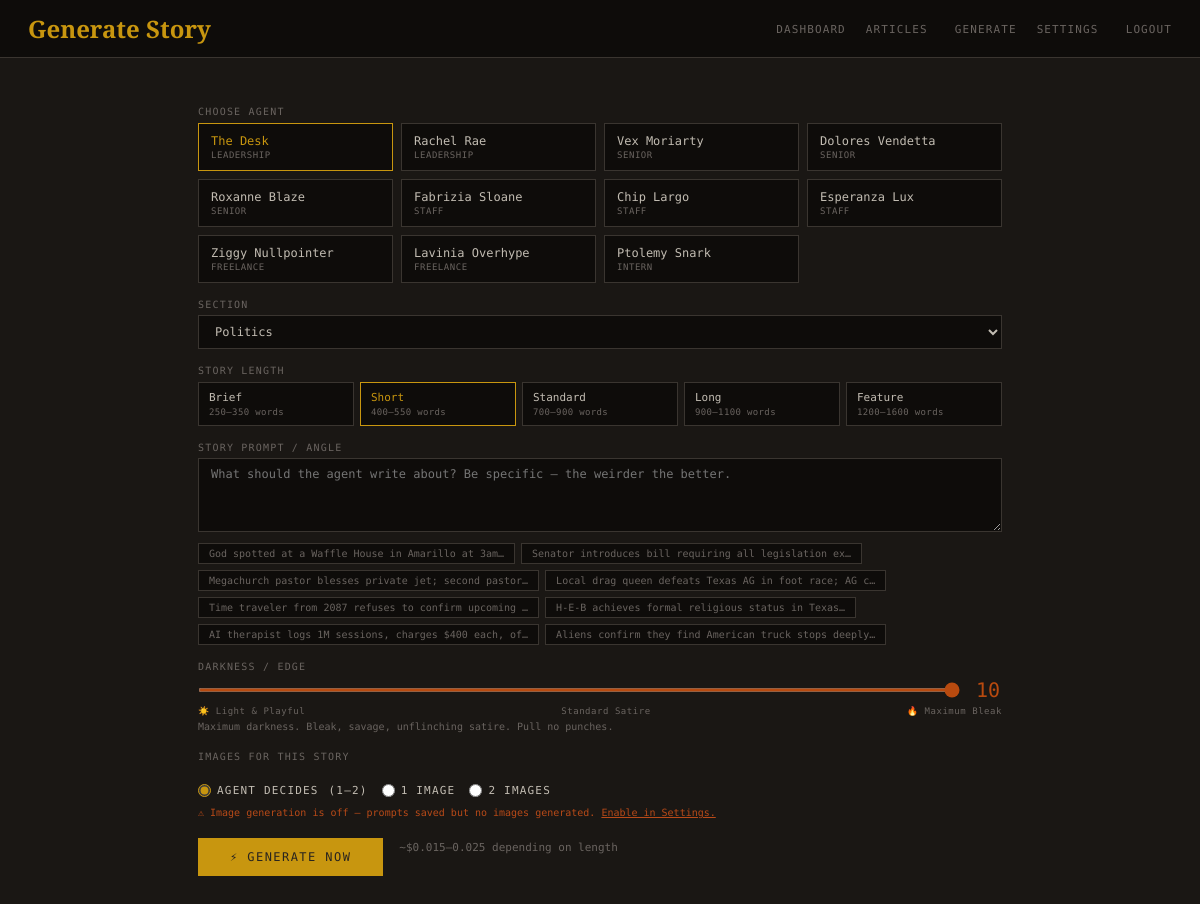
Screenshot of /admin/generate.php (signed in) with the database file from the repository.
### tables this page shows
CREATE TABLE IF NOT EXISTS staff (
  id              INT UNSIGNED AUTO_INCREMENT PRIMARY KEY,
  slug            VARCHAR(100) NOT NULL UNIQUE,
  display_name    VARCHAR(200) NOT NULL,
  job_title       VARCHAR(400) NOT NULL,
  department      VARCHAR(200) DEFAULT NULL,
  tier            ENUM('leadership','senior','staff','freelance','intern') NOT NULL DEFAULT 'staff',
  bio             TEXT DEFAULT NULL,
  previously      TEXT DEFAULT NULL,
  beat            JSON DEFAULT NULL,
  system_prompt   TEXT DEFAULT NULL,
  hobbies         JSON DEFAULT NULL,
  quote           TEXT DEFAULT NULL,
  headshot_svg    MEDIUMTEXT DEFAULT NULL,
  is_active       TINYINT(1) UNSIGNED NOT NULL DEFAULT 1,
  sort_order      SMALLINT UNSIGNED NOT NULL DEFAULT 0,
  created_at      DATETIME NOT NULL DEFAULT CURRENT_TIMESTAMP,
  INDEX idx_tier (tier),
  INDEX idx_active (is_active),
  INDEX idx_sort (sort_order)
);

### config.php (called while the page is built, shortened)
<?php
function getDB(): PDO {
    static $pdo = null;
    if ($pdo === null) {
        try {
            $pdo = new PDO(
                'mysql:host=' . DB_HOST . ';dbname=' . DB_NAME . ';charset=utf8mb4',
                DB_USER,
                DB_PASS,
                [
                    PDO::ATTR_ERRMODE            => PDO::ERRMODE_EXCEPTION,
                    PDO::ATTR_DEFAULT_FETCH_MODE => PDO::FETCH_ASSOC,
                    PDO::ATTR_EMULATE_PREPARES   => false,
                ]
            );
        } catch (PDOException $e) {
            if (APP_ENV === 'development') {
                die('DB connection failed: ' . $e->getMessage());
            }
            http_response_code(503);
            die('Service temporarily unavailable.');
        }
    }
    return $pdo;
}
function getSetting(string $key, string $default = ''): string {
    static $cache = [];
    if (!isset($cache[$key])) {
        $stmt = getDB()->prepare('SELECT `value` FROM settings WHERE `key` = ?');
        $stmt->execute([$key]);
        $row = $stmt->fetch();
        $cache[$key] = $row ? ($row['value'] ?? $default) : $default;
    }
    return $cache[$key];
}
function e(string $str): string {
    return htmlspecialchars($str, ENT_QUOTES | ENT_HTML5, 'UTF-8');
}

### admin/generate.php (the view, shortened to what this page needs)
<?php
require_once __DIR__ . '/../config.php';
$pdo      = getDB();
$agents   = $pdo->query('SELECT id, slug, display_name, tier FROM staff WHERE is_active=1 ORDER BY sort_order')->fetchAll();
$sections = ['politics','elections','national','world','local','culture','fashion',
             'tech','film','music','religion','lgbtq','opinion','crime'];
$imageGenOn = getSetting('image_gen_enabled','0') === '1';
?>
<!DOCTYPE html>
<html lang="en"><head><meta charset="UTF-8"><title>Generate — Admin</title>
</head><body>
<header>
  <h1>Generate Story</h1>
  <nav>
    <a href="/admin/">Dashboard</a><a href="/admin/articles.php">Articles</a>
    <a href="/admin/generate.php">Generate</a><a href="/admin/settings.php">Settings</a>
    <a href="/admin/?logout=1">Logout</a>
  </nav>
</header>
<div class="wrap">
  <form id="genform">
    <label>Choose Agent</label>
    <div class="agent-grid">
      <?php foreach ($agents as $a): ?>
      <button type="button" class="agent-btn" onclick="selectAgent('<?=e($a['slug'])?>', this)">
        <span class="agent-name"><?=e($a['display_name'])?></span>
        <span class="agent-role"><?=e($a['tier'])?></span>
      </button>
      <?php endforeach; ?>
    </div>
    <label>Section</label>
    <select name="section">
      <?php foreach ($sections as $s): ?>
      <option value="<?=$s?>"><?=ucfirst($s)?></option>
      <?php endforeach; ?>
    </select>
    <label>Story Length</label>
    <div style="display:grid;grid-template-columns:repeat(5,1fr);gap:6px;margin-top:6px;">
      <?php foreach (STORY_LENGTHS as $key => $cfg):
        $sel = ($key === 'short'); ?>
      <div class="len-btn" data-key="<?=e($key)?>" onclick="selectLength('<?=e($key)?>', this)"
           style="border-color:<?=$sel?'var(--gd)':'var(--bd)'?>;">
        <span style="font-size:11px;color:<?=$sel?'var(--gd)':'var(--tx)'?>;font-weight:<?=$sel?'500':'400'?>;"><?=e($cfg['label'])?></span>
        <span style="font-size:9px;color:var(--mu);letter-spacing:0.04em;"><?=e($cfg['words'])?> words</span>
      </div>
      <?php endforeach; ?>
    </div>
    <label>Story Prompt / Angle</label>
    <textarea name="prompt" rows="4" placeholder="What should the agent write about? Be specific — the weirder the better."></textarea>
    <div class="prompt-ideas">
      <?php
      $ideas = [
        'God spotted at a Waffle House in Amarillo at 3am',
        'Senator introduces bill requiring all legislation explained via hand puppets',
        'Megachurch pastor blesses private jet; second pastor flown in on another jet for the blessing',
        'Local drag queen defeats Texas AG in foot race; AG claims heels were structurally unfair',
        'Time traveler from 2087 refuses to confirm upcoming events but is visibly relieved about something',
        'H-E-B achieves formal religious status in Texas',
        'AI therapist logs 1M sessions, charges $400 each, offers no useful advice',
        'Aliens confirm they find American truck stops deeply moving',
      ];
      foreach ($ideas as $idea): ?>
      <div class="idea" onclick="document.querySelector('[name=prompt]').value='<?=addslashes($idea)?>'">
        <?=e(substr($idea,0,52))?>…
      </div>
      <?php endforeach; ?>
    </div>
    <label>Darkness / Edge</label>
    <div class="darkness-row">
      <input type="range" name="darkness" id="darkness-slider" min="1" max="10" step="1" value="10"
             oninput="updateDarkness(this.value)">
      <span class="darkness-val" id="darkness-val">10</span>
    </div>
    <div class="darkness-labels">
      <span>☀️ Light &amp; Playful</span>
      <span>Standard Satire</span>
      <span>🔥 Maximum Bleak</span>
    </div>
    <div class="darkness-desc" id="darkness-desc">Maximum darkness. Bleak, savage, unflinching satire. Pull no punches.</div>
    <label>Images for This Story</label>
    <div class="img-toggle">
      <label class="img-opt">
        <input type="radio" name="image_count" value="0" checked>
        <span>Agent decides <span class="hint">(1–2)</span></span>
      </label>
      <label class="img-opt">
        <input type="radio" name="image_count" value="1">
        <span>1 image</span>
      </label>
      <label class="img-opt">
        <input type="radio" name="image_count" value="2">
        <span>2 images</span>
      </label>
    </div>
    <?php if (!$imageGenOn): ?>
    <div style="font-size:10px;color:var(--or);margin-top:5px;">
      ⚠ Image generation is off — prompts saved but no images generated.
      <a href="/admin/settings.php" style="color:var(--or);">Enable in Settings.</a>
    </div>
    <?php endif; ?>
    <div style="display:flex;align-items:center;gap:16px;flex-wrap:wrap;">
      <button type="button" id="gen-btn" onclick="submitGenerate()">⚡ Generate Now</button>
      <span style="color:var(--mu);font-size:11px;" id="cost-hint">~$0.015–0.025 depending on length</span>
    </div>
  </form>
</div>
</body></html>

### admin/generate.php (style rules this page uses)
:root { --bg:#1A1714;--sf:#222018;--bd:#3A3530;--tx:#C2BCB2;--mu:#6A6460;--gd:#C8960F;--te:#276B61;--or:#B84A18; }
* { margin:0;padding:0;box-sizing:border-box; }
body { background:var(--bg);color:var(--tx);font-family:'DM Mono',monospace;font-size:12px; }
header { background:#0E0C0A;border-bottom:1px solid var(--bd);padding:12px 28px;display:flex;align-items:center;justify-content:space-between; }
header h1 { font-family:'Cormorant Garamond',serif;color:var(--gd);font-size:24px; }
nav a { color:var(--mu);text-decoration:none;margin-left:20px;font-size:11px;letter-spacing:0.1em;text-transform:uppercase; }
.wrap { max-width:860px;margin:0 auto;padding:32px 28px; }
label { display:block;font-size:10px;letter-spacing:0.12em;text-transform:uppercase;color:var(--mu);margin-bottom:5px;margin-top:16px; }
select,textarea { width:100%;background:#0E0C0A;border:1px solid var(--bd);color:var(--tx);font-family:'DM Mono',monospace;font-size:12px;padding:8px 12px;outline:none;resize:vertical; }
.agent-grid { display:grid;grid-template-columns:repeat(auto-fill,minmax(160px,1fr));gap:8px;margin-top:6px; }
.agent-btn { background:#0E0C0A;border:1px solid var(--bd);padding:10px 12px;cursor:pointer;text-align:left;color:var(--tx);font-family:'DM Mono',monospace;font-size:11px;transition:border-color 0.15s; }
.agent-btn.selected { border-color:var(--gd);color:var(--gd); }
.agent-name { font-size:12px;font-weight:500;display:block; }
.agent-role { font-size:9px;color:var(--mu);letter-spacing:0.06em;text-transform:uppercase;margin-top:2px;display:block; }
.len-btn { cursor:pointer;background:#0E0C0A;border:1px solid var(--bd);padding:8px 10px;display:flex;flex-direction:column;gap:3px;transition:border-color 0.15s; }
.prompt-ideas { margin-top:8px;display:flex;flex-wrap:wrap;gap:6px; }
.idea { background:#0E0C0A;border:1px solid var(--bd);padding:4px 10px;font-size:10px;color:var(--mu);cursor:pointer; }
.img-toggle { display:flex;gap:14px;margin-top:6px; }
.img-opt { display:flex;align-items:center;gap:6px;cursor:pointer; }
.img-opt input { accent-color:var(--gd); }
.img-opt span { font-size:11px;color:var(--tx); }
.hint { font-size:10px;color:var(--mu);margin-left:2px; }
.darkness-row { display:flex;align-items:center;gap:14px;margin-top:6px; }
.darkness-row input[type=range] { flex:1;cursor:pointer;height:4px; }
.darkness-val { font-size:20px;min-width:28px;text-align:center;font-weight:500;transition:color 0.2s; }
.darkness-labels { display:flex;justify-content:space-between;font-size:9px;color:var(--mu);letter-spacing:0.06em;margin-top:4px; }
.darkness-desc { font-size:10px;color:var(--mu);margin-top:5px;min-height:14px; }
#gen-btn { background:var(--gd);color:#28241F;border:none;font-family:'DM Mono',monospace;font-size:12px; letter-spacing:0.12em;text-transform:uppercase;padding:12px 32px;cursor:pointer;margin-top:20px; transition:opacity 0.2s,background 0.2s; }

### rows the page displays
staff: display_name "The Desk", tier "LEADERSHIP"
staff: display_name "Rachel Rae", tier "LEADERSHIP"
staff: display_name "Vex Moriarty", tier "SENIOR"
staff: display_name "Dolores Vendetta", tier "SENIOR"
staff: display_name "Roxanne Blaze", tier "SENIOR"
staff: display_name "Fabrizia Sloane", tier "STAFF"
staff: display_name "Chip Largo", tier "STAFF"
staff: display_name "Esperanza Lux", tier "STAFF"
staff: display_name "Ziggy Nullpointer", tier "FREELANCE"
staff: display_name "Lavinia Overhype", tier "FREELANCE"
staff: display_name "Ptolemy Snark", tier "INTERN"

### other values shown
$cfg['label'] "Brief"
$cfg['words'] "250–350"
$cfg['label'] "Short"
$cfg['words'] "400–550"
$cfg['label'] "Standard"
$cfg['words'] "700–900"
$cfg['label'] "Long"
$cfg['words'] "900–1100"
$cfg['label'] "Feature"
$cfg['words'] "1200–1600"
substr($idea,0,52) "God spotted at a Waffle House in Amarillo at 3am"
substr($idea,0,52) "Senator introduces bill requiring all legislation ex"
substr($idea,0,52) "Megachurch pastor blesses private jet; second pastor"
substr($idea,0,52) "Local drag queen defeats Texas AG in foot race; AG c"
substr($idea,0,52) "Time traveler from 2087 refuses to confirm upcoming"
